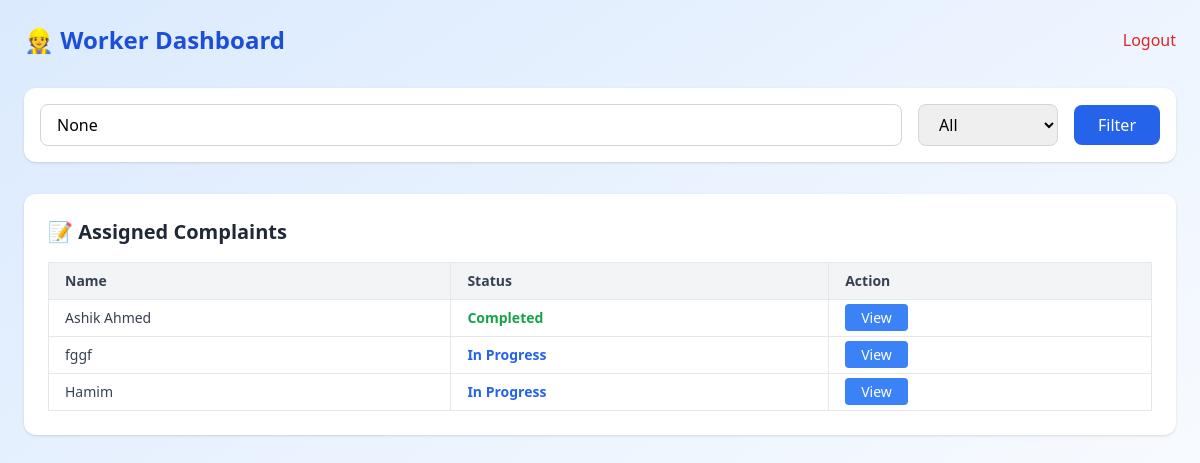
Page /worker/dashboard/ (signed in) on the committed database.
### user/models.py (models this page shows, shortened)
class Complaint(models.Model):
    STATUS_CHOICES = [
        ('Pending', 'Pending'),
        ('In Progress', 'In Progress'),
        ('Completed', 'Completed'),
    ]
    name = models.CharField(max_length=100)
    address = models.TextField()
    phone = models.CharField(max_length=15)
    email = models.EmailField()
    description = models.TextField()
    status = models.CharField(max_length=20, choices=STATUS_CHOICES, default='Pending')
    created_at = models.DateTimeField(auto_now_add=True)
    assigned_to = models.ForeignKey(  # ✅ নতুন ফিল্ড
        Worker,
        on_delete=models.SET_NULL,
        null=True,
        blank=True,
        related_name='complaints'
    )

### worker/views.py (the view)
# urls.py: path('dashboard/', views.worker_dashboard, name='worker_dashboard'),
@login_required
def worker_dashboard(request):
    try:
        worker = Worker.objects.get(user=request.user)
    except Worker.DoesNotExist:
        return redirect('login')
    complaints = Complaint.objects.filter(assigned_to=worker)
    query = request.GET.get('q')
    status_filter = request.GET.get('status', 'All')
    if query:
        complaints = complaints.filter(name__icontains=query)
    if status_filter != 'All':
        complaints = complaints.filter(status=status_filter)
    return render(request, 'worker/dashboard.html', {
        'complaints': complaints,
        'query': query,
        'status_filter': status_filter
    })

### templates/worker/dashboard.html (shortened to what this page needs)
{% load static %}
<!DOCTYPE html>
<html lang="en">
<head>
    <script src="https://cdn.tailwindcss.com"></script>
    <link href="https://cdn.jsdelivr.net/npm/preline@latest/dist/preline.min.css" rel="stylesheet">
</head>
<body class="bg-gradient-to-br from-blue-100 to-white min-h-screen p-6">
<div class="max-w-6xl mx-auto space-y-8">
    <div class="flex justify-between items-center">
        <h1 class="text-2xl font-bold text-blue-700">👷 Worker Dashboard</h1>
        <a href="{% url 'logout' %}" class="text-red-600 hover:underline font-medium">Logout</a>
    </div>
    <form method="GET" class="flex flex-wrap gap-4 bg-white p-4 rounded-xl shadow items-center">
        <input type="text" name="q" placeholder="🔍 Search by name" value="{{ query }}"
               class="flex-1 min-w-[200px] px-4 py-2 border border-gray-300 rounded-lg focus:ring-2 focus:ring-blue-500">
        <select name="status"
                class="px-4 py-2 border border-gray-300 rounded-lg focus:ring-2 focus:ring-blue-500">
            <option value="All" {% if status_filter == 'All' %}selected{% endif %}>All</option>
        </select>
        <button type="submit"
                class="bg-blue-600 text-white px-6 py-2 rounded-lg hover:bg-blue-700 transition">
            Filter
        </button>
    </form>
    <div class="bg-white p-6 rounded-xl shadow">
        <h2 class="text-xl font-semibold text-gray-800 mb-4">📝 Assigned Complaints</h2>
        {% if complaints %}
        <div class="overflow-x-auto">
            <table class="w-full border text-sm text-left text-gray-700">
                <thead class="bg-gray-100 text-gray-700 font-semibold">
                <tr>
                    <th class="px-4 py-2 border">Name</th>
                    <th class="px-4 py-2 border">Status</th>
                    <th class="px-4 py-2 border">Action</th>
                </tr>
                </thead>
                <tbody>
                {% for c in complaints %}
                    <tr class="hover:bg-gray-50">
                        <td class="px-4 py-2 border">{{ c.name }}</td>
                        <td class="px-4 py-2 border">
                            {% if c.status == 'Pending' %}
                                <span class="text-yellow-600 font-semibold">Pending</span>
                            {% elif c.status == 'In Progress' %}
                                <span class="text-blue-600 font-semibold">In Progress</span>
                            {% else %}
                                <span class="text-green-600 font-semibold">Completed</span>
                            {% endif %}
                        </td>
                        <td class="px-4 py-2 border">
                            <a href="{% url 'complaint_detail' c.id %}"
                               class="bg-blue-500 text-white px-4 py-1 rounded hover:bg-blue-600 transition text-sm">
                                View
                            </a>
                        </td>
                    </tr>
                {% endfor %}
                </tbody>
            </table>
        </div>
        {% else %}
        <div class="text-center text-gray-500 py-6">
            No complaints assigned yet.
        </div>
        {% endif %}
    </div>
</div>
</body>
</html>

### rows in the picture
Complaint: name "Ashik Ahmed", status "Completed"
Complaint: name "fggf", status "In Progress"
Complaint: name "Hamim", status "In Progress"
